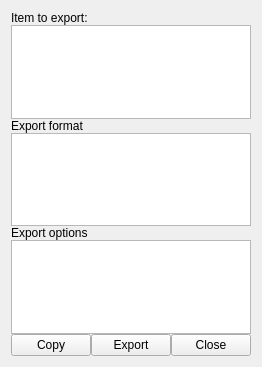
<?xml version="1.0" encoding="UTF-8"?>
<ui version="4.0">
 <class>Form</class>
 <widget class="QWidget" name="Form">
  <property name="geometry">
   <rect>
    <x>0</x>
    <y>0</y>
    <width>241</width>
    <height>367</height>
   </rect>
  </property>
  <property name="windowTitle">
   <string>Export</string>
  </property>
  <layout class="QGridLayout" name="gridLayout">
   <property name="spacing">
    <number>0</number>
   </property>
   <item row="0" column="0" colspan="3">
    <widget class="QLabel" name="label">
     <property name="text">
      <string>Item to export:</string>
     </property>
    </widget>
   </item>
   <item row="1" column="0" colspan="3">
    <widget class="QTreeWidget" name="itemTree">
     <attribute name="headerVisible">
      <bool>false</bool>
     </attribute>
     <column>
      <property name="text">
       <string notr="true">1</string>
      </property>
     </column>
    </widget>
   </item>
   <item row="2" column="0" colspan="3">
    <widget class="QLabel" name="label_2">
     <property name="text">
      <string>Export format</string>
     </property>
    </widget>
   </item>
   <item row="3" column="0" colspan="3">
    <widget class="QListWidget" name="formatList"/>
   </item>
   <item row="6" column="1">
    <widget class="QPushButton" name="exportBtn">
     <property name="text">
      <string>Export</string>
     </property>
    </widget>
   </item>
   <item row="6" column="2">
    <widget class="QPushButton" name="closeBtn">
     <property name="text">
      <string>Close</string>
     </property>
    </widget>
   </item>
   <item row="5" column="0" colspan="3">
    <widget class="ParameterTree" name="paramTree">
     <attribute name="headerVisible">
      <bool>false</bool>
     </attribute>
     <column>
      <property name="text">
       <string notr="true">1</string>
      </property>
     </column>
    </widget>
   </item>
   <item row="4" column="0" colspan="3">
    <widget class="QLabel" name="label_3">
     <property name="text">
      <string>Export options</string>
     </property>
    </widget>
   </item>
   <item row="6" column="0">
    <widget class="QPushButton" name="copyBtn">
     <property name="text">
      <string>Copy</string>
     </property>
    </widget>
   </item>
  </layout>
 </widget>
 <customwidgets>
  <customwidget>
   <class>ParameterTree</class>
   <extends>QTreeWidget</extends>
   <header>..parametertree</header>
  </customwidget>
 </customwidgets>
 <resources/>
 <connections/>
</ui>
